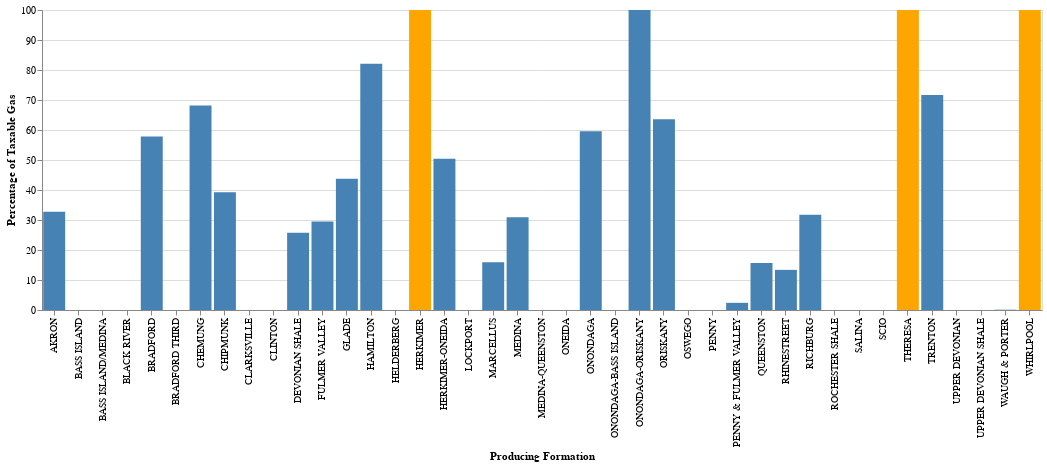

Notebook cell for this chart:
### Code cell
Chart(TG_1980s).mark_bar().encode(x='Producing Formation:O', y='Percentage of Taxable Gas', 
                                  color=alt.condition(
                                  alt.datum['Percentage of Taxable Gas'] == TG_1980s['Percentage of Taxable Gas'].max(),  
                                  alt.value('orange'),   
                                  alt.value('steelblue')   
                                                     )).properties(width=1000)

### Figure 1 — Vega-Lite specification as saved in the notebook (floating-point values rounded to 4 significant figures)
{"config": {"view": {"continuousWidth": 400, "continuousHeight": 300}}, "data": {"name": "data-82a4796f1bca6f0230dd5cc950a9cdbb"}, "mark": "bar", "encoding": {"color": {"condition": {"value": "orange", "test": "(datum['Percentage of Taxable Gas'] === 100.0)"}, "value": "steelblue"}, "x": {"field": "Producing Formation", "type": "ordinal"}, "y": {"field": "Percentage of Taxable Gas", "type": "quantitative"}}, "width": 1000, "$schema": "https://vega.github.io/schema/vega-lite/v4.17.0.json", "datasets": {"data-82a4796f1bca6f0230dd5cc950a9cdbb": [{"Producing Formation": "AKRON", "Percentage of Taxable Gas": 32.75}, {"Producing Formation": "BASS ISLAND", "Percentage of Taxable Gas": 0.0}, {"Producing Formation": "BASS ISLAND/MEDINA", "Percentage of Taxable Gas": 0.0}, {"Producing Formation": "BLACK RIVER", "Percentage of Taxable Gas": 0.0}, {"Producing Formation": "BRADFORD", "Percentage of Taxable Gas": 57.83}, {"Producing Formation": "BRADFORD THIRD", "Percentage of Taxable Gas": 0.0}, {"Producing Formation": "CHEMUNG", "Percentage of Taxable Gas": 68.18}, {"Producing Formation": "CHIPMUNK", "Percentage of Taxable Gas": 39.24}, {"Producing Formation": "CLARKSVILLE", "Percentage of Taxable Gas": 0.0}, {"Producing Formation": "CLINTON", "Percentage of Taxable Gas": 0.0}, {"Producing Formation": "DEVONIAN SHALE", "Percentage of Taxable Gas": 25.77}, {"Producing Formation": "FULMER VALLEY", "Percentage of Taxable Gas": 29.52}, {"Producing Formation": "GLADE", "Percentage of Taxable Gas": 43.71}, {"Producing Formation": "HAMILTON", "Percentage of Taxable Gas": 82.05}, {"Producing Formation": "HELDERBERG", "Percentage of Taxable Gas": 0.0}, {"Producing Formation": "HERKIMER", "Percentage of Taxable Gas": 100.0}, {"Producing Formation": "HERKIMER-ONEIDA", "Percentage of Taxable Gas": 50.41}, {"Producing Formation": "LOCKPORT", "Percentage of Taxable Gas": 0.0}, {"Producing Formation": "MARCELLUS", "Percentage of Taxable Gas": 15.89}, {"Producing Formation": "MEDINA", "Percentage of Taxable Gas": 30.95}, {"Producing Formation": "MEDINA-QUEENSTON", "Percentage of Taxable Gas": 0.0}, {"Producing Formation": "ONEIDA", "Percentage of Taxable Gas": 0.0}, {"Producing Formation": "ONONDAGA", "Percentage of Taxable Gas": 59.59}, {"Producing Formation": "ONONDAGA-BASS ISLAND", "Percentage of Taxable Gas": 0.0}, {"Producing Formation": "ONONDAGA-ORISKANY", "Percentage of Taxable Gas": 99.98}, {"Producing Formation": "ORISKANY", "Percentage of Taxable Gas": 63.62}, {"Producing Formation": "OSWEGO", "Percentage of Taxable Gas": 0.0}, {"Producing Formation": "PENNY", "Percentage of Taxable Gas": 0.0}, {"Producing Formation": "PENNY & FULMER VALLEY", "Percentage of Taxable Gas": 2.39}, {"Producing Formation": "QUEENSTON", "Percentage of Taxable Gas": 15.69}, {"Producing Formation": "RHINESTREET", "Percentage of Taxable Gas": 13.38}, {"Producing Formation": "RICHBURG", "Percentage of Taxable Gas": 31.79}, {"Producing Formation": "ROCHESTER SHALE", "Percentage of Taxable Gas": 0.0}, {"Producing Formation": "SALINA", "Percentage of Taxable Gas": 0.0}, {"Producing Formation": "SCIO", "Percentage of Taxable Gas": 0.0}, {"Producing Formation": "THERESA", "Percentage of Taxable Gas": 100.0}, {"Producing Formation": "TRENTON", "Percentage of Taxable Gas": 71.67}, {"Producing Formation": "UPPER DEVONIAN", "Percentage of Taxable Gas": 0.0}, {"Producing Formation": "UPPER DEVONIAN SHALE", "Percentage of Taxable Gas": 0.0}, {"Producing Formation": "WAUGH & PORTER", "Percentage of Taxable Gas": 0.1}, {"Producing Formation": "WHIRLPOOL", "Percentage of Taxable Gas": 100.0}]}}
